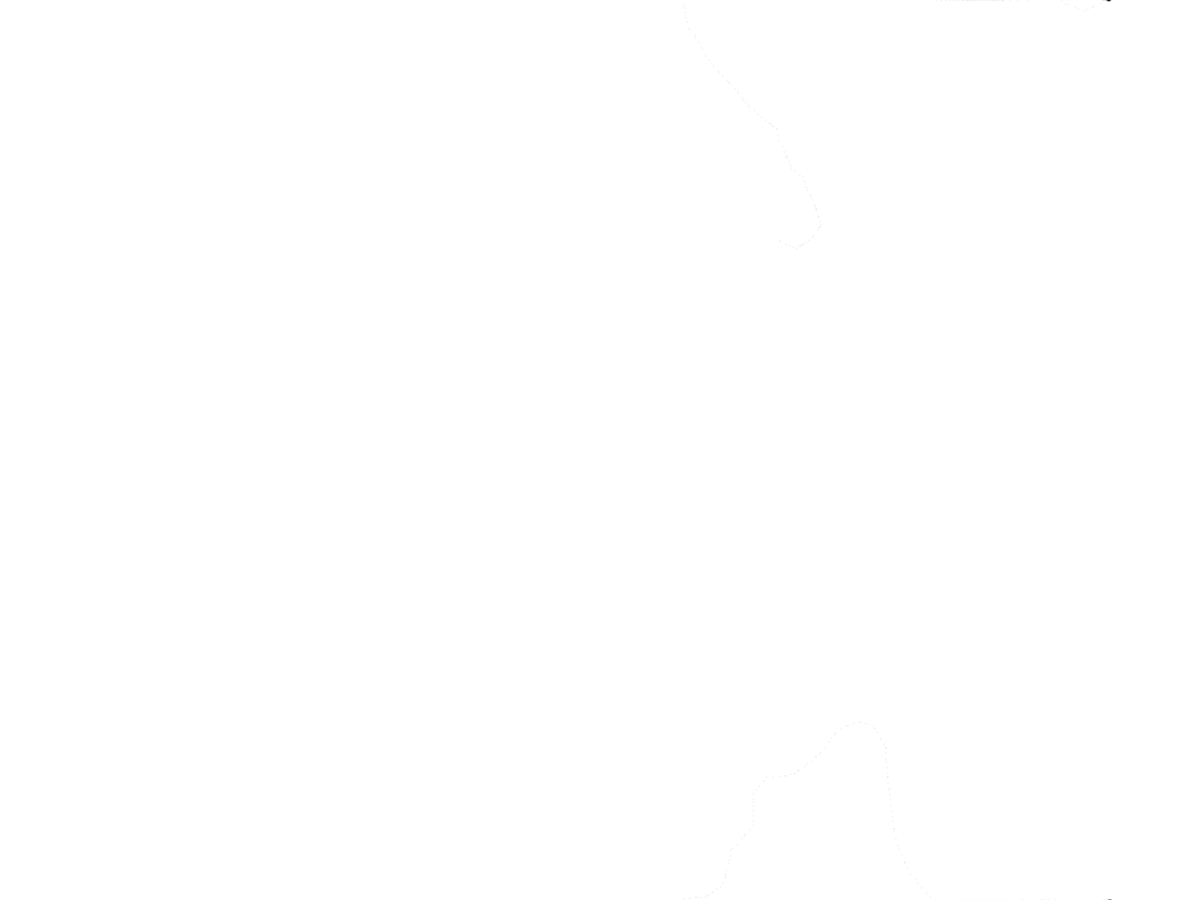
Frame 1 (no input)
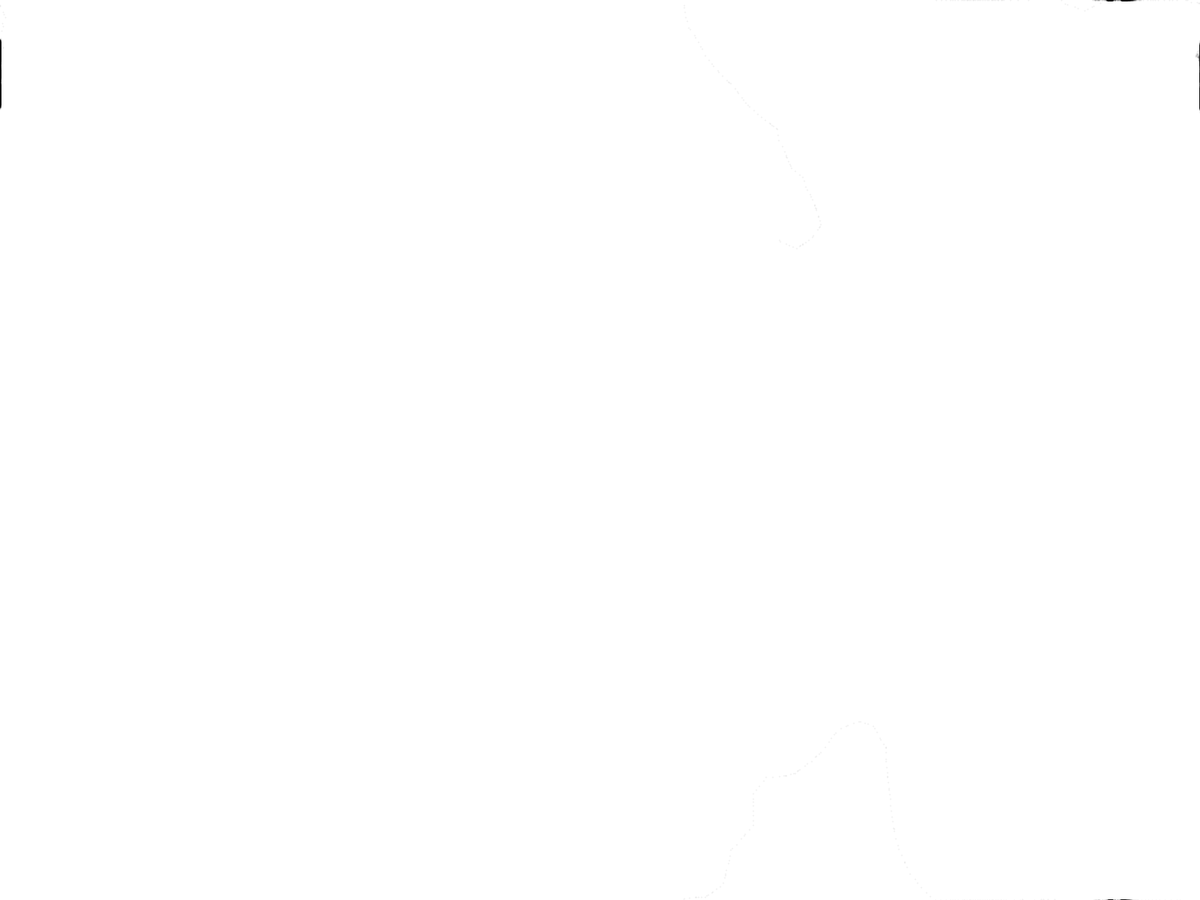
Frame 60 (the mouse pressed at the canvas centre just before this capture)
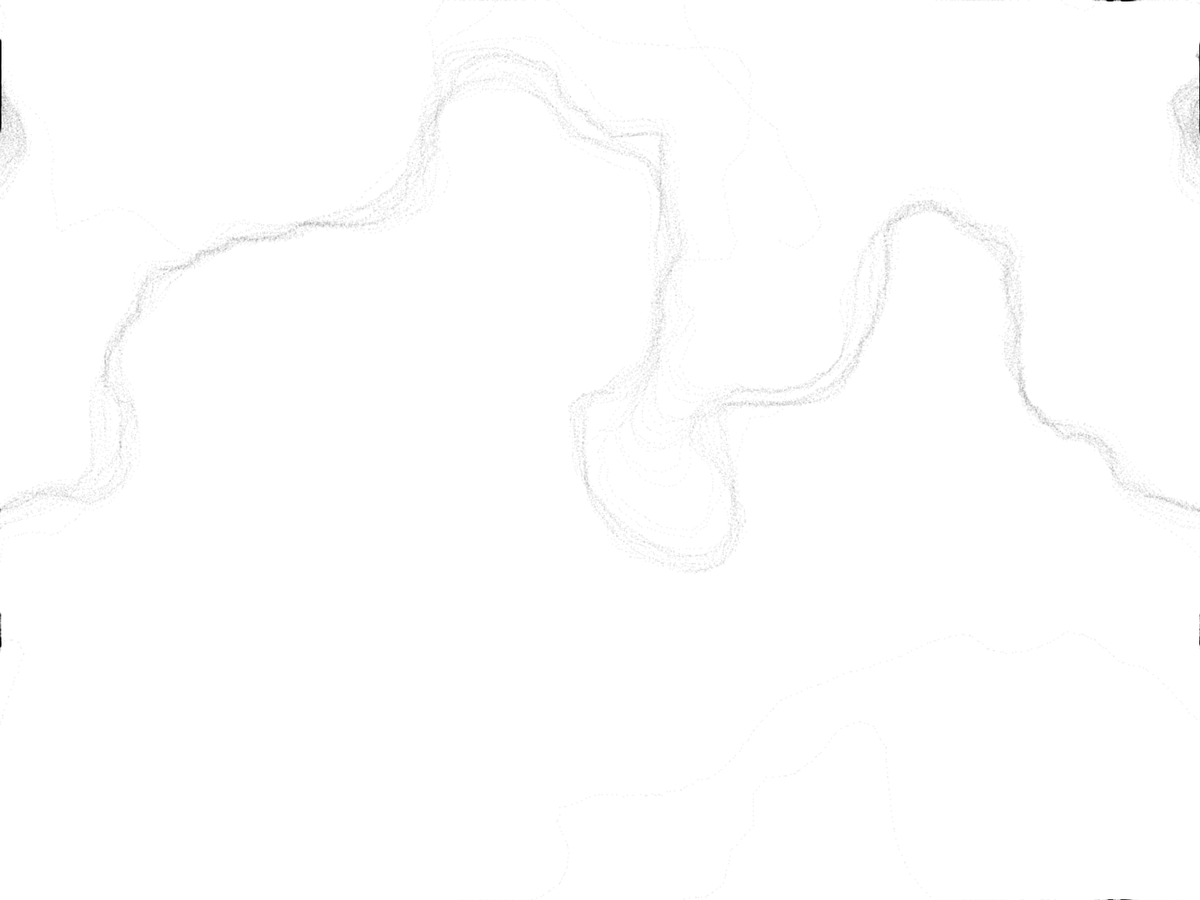
Frame 120 (the mouse held since frame 60 and released just before this capture)

The Processing sketch that drew these frames (run headless with seeded random() and noise(); from frame 60 on, the mouse is pressed at the canvas centre):

// Processing sketch: mySketch
// ── mySketch.pde
// Coding Challenge #78: Perlin Noise Flow Field

FlowField field;
ArrayList <ParticleSystem> drops;
int init_drop_num = 1;

color[] colorOptions = {color(41, 52, 98),
                        color(247, 98, 98),
                        color(255, 241, 193),
                        color(76, 108, 118)};
                        
int color_index = 0;
int drop_counter = 0;

void setup() {
	//size(800, 800);
	fullScreen();
	
	// init field
	field = new FlowField(20);
	field.update();
  field.updatePScale(10);
  field.updatePRate(0.1);
  field.updatePStrength(2);
  
  // start with 1 drop
  drops = new ArrayList < ParticleSystem >();
  drops.add(new ParticleSystem());
  drops.get(drop_counter).setColor(color(0));
  drop_counter++;

  // start with blank canvas
  background(255);
}

void draw() { 
	// compute field
  field.update();

  // run each drop
  for (ParticleSystem d: drops) {
    d.update(field);
  }
}

color nextColor() {
  color_index++;
  if (color_index >= colorOptions.length) {
    color_index = 0;
  }
  return colorOptions[color_index];
}

void mouseReleased() {
  drops.add(new ParticleSystem());
  drops.get(drop_counter).setColor(nextColor());
  drop_counter++;
}
// ── FlowField.pde
class FlowField {
	PVector[] vectors;
	int cols, rows;
	int scl;
	float p_scale = 10;
  float p_strength = 2;
	float p_timer = 0;
	float p_rate = 0.3;

	FlowField(int res) {
		scl = res;
		cols = floor(width / res) + 1;
		rows = floor(height / res) + 1;
		vectors = new PVector[cols * rows];
	}

	void update() {
    float yoff = 0;
		for (int y = 0; y < rows; y++) {
      float xoff = 0;
			for (int x = 0; x < cols; x++) {
				// set angle
				float angle = noise(xoff/p_scale, yoff/p_scale, p_timer/p_scale) * TWO_PI * p_strength;
				PVector v = PVector.fromAngle(angle);

				// save to vector container
				int index = x + y * cols;
				vectors[index] = v;

				// move through perlin x
				xoff++;
			}
			// move through perlin y
			yoff++;
    }
    // move through perlin y
    p_timer += p_rate;
	}

	void render() {
		for (int y = 0; y < rows; y++) {
			for (int x = 0; x < cols; x++) {
				// get current vector
				int index = x + y * cols;
				PVector v = vectors[index];

				// set design
				stroke(0, 0, 0, 150);
				strokeWeight(0.1);

				// apply transformation
				pushMatrix();
				translate(x * scl, y * scl);
				rotate(v.heading());
				line(0, 0, scl, 0);
				popMatrix();
			}
		}
	}

  void updatePScale(float in_scale) {
    p_scale = in_scale;
  }
  
  void updatePRate(float in_rate) {
    p_rate = in_rate;
  }
  
  void updatePStrength(float in_strength) {
    p_strength = in_strength;
  }
}
// ── Particle.pde
class Particle {
	PVector pos;
	PVector vel;
	PVector acc;
	float max_speed;
	PVector prev_pos;
  color p_color;
  
	Particle(PVector in_start, float in_speed) {
		pos = in_start;
		vel = new PVector(0, 0);
		acc = new PVector(0, 0);
		max_speed = in_speed;
		prev_pos = pos;
    p_color = color(0);
	}

	void update() {
		vel.add(acc);
		vel.limit(max_speed);
		pos.add(vel);
		acc.mult(0);
	}

	void applyForce(PVector in_force) {
		acc.add(in_force);
	}

	void follow(FlowField in_field) {
		// determine effect of field at point
		int x = abs(floor(pos.x / in_field.scl));
		int y = abs(floor(pos.y / in_field.scl));

		// apply force
		int index = x + y * in_field.cols;
		PVector force = in_field.vectors[index];
		force.setMag(width * 0.01);
		applyForce(force);
	}

	void edges() {
		if (pos.x > width) {
			pos.x = 0;
			updatePrevPos();
		}
		if (pos.x < 0) {
			pos.x = width;
			updatePrevPos();
		}
		if (pos.y > height) {
			pos.y = 0;
			updatePrevPos();
		}
		if (pos.y < 0) {
			pos.y = height;
			updatePrevPos();
		}
	}

	void render() {
		stroke(p_color, 15);
		strokeWeight(2);
		line(pos.x, pos.y, prev_pos.x, prev_pos.y);
		updatePrevPos();
	}

	void run() {
		update();
		edges();
		render();
	}

	void updatePrevPos() {
		prev_pos = pos;
	}

  void setColor(color in_color) {
    p_color = in_color;
  }
}
// ── ParticleSystem.pde
class ParticleSystem {
  Particle[] particles;
  PVector start_pos;
  int num_particles = 500;
  float vel_limits = width/150;
  
  ParticleSystem () {
    // start position
    start_pos = new PVector();
    start_pos.x = random(width);
    start_pos.y = random(height);

    // init particles
    particles = new Particle[num_particles];
    for (int i = 0; i < num_particles; i++) {
      float start_vel = random(1, vel_limits);
      particles[i] = new Particle(start_pos, start_vel);
    }
  }
  
  void update(FlowField in_field) {
    // update particles
    for (Particle p: particles) {
      p.follow(in_field);
      p.run();
    }
  }
  
  void setColor(color in_color) {
    for (int i = 0; i < num_particles; i++) {
      particles[i].setColor(in_color);
    }
  }
}
